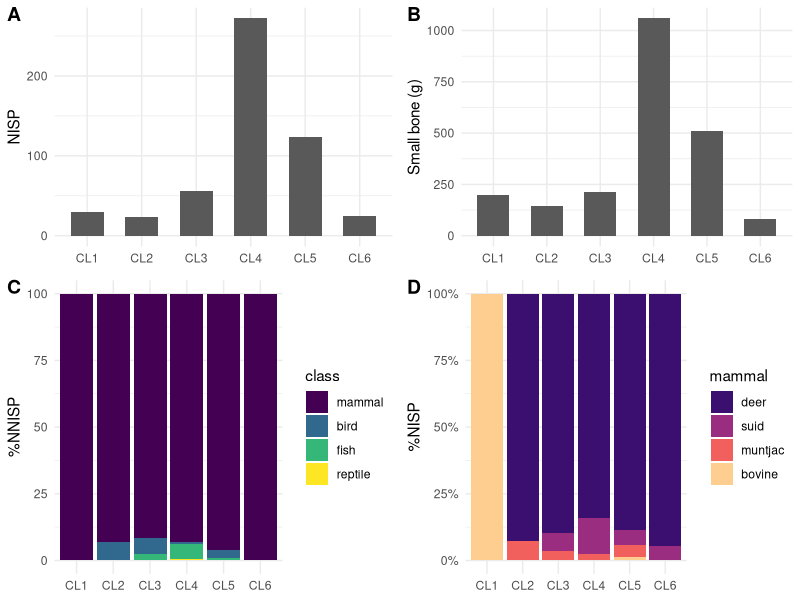
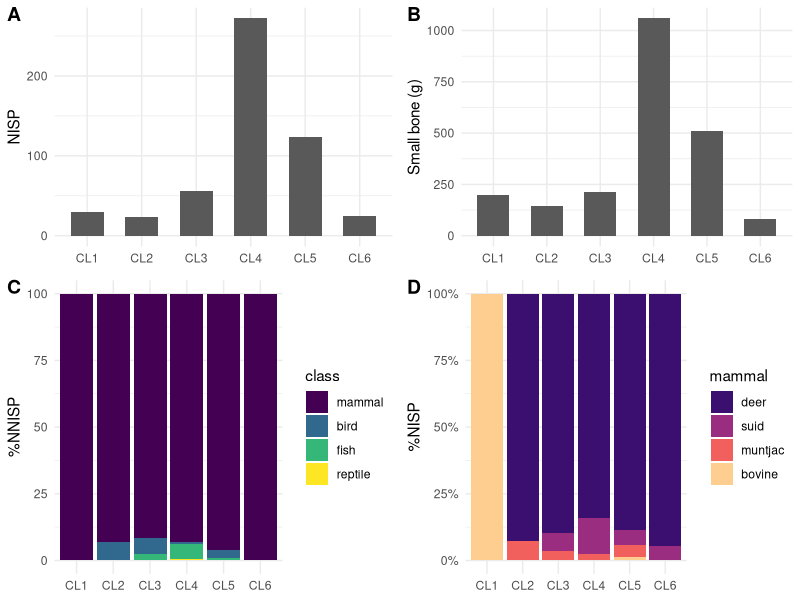

Write R code to recreate these figures, in order. (Note: this script raises an error after producing the figures.)
library(tidyverse)
# read data
kwl_fauna <- readxl::read_excel(here::here("analysis","data","raw_data","KWL_faunal_P.xlsx"), sheet = 1,
                                col_types = "text")

kwl_fauna_HM <- readxl::read_excel(here::here("analysis","data","raw_data","KWL_faunal_HM.xlsx"), sheet = 1,
                                   col_types = "text")

kwl_fauna_broken <- readxl::read_excel(here::here("analysis","data","raw_data","broken_fauna.xlsx"), sheet = 1,
                                   col_types = "text")


sample_p <- readr::read_csv(here::here("analysis", "data", "raw_data", "kwl-list-of-sampling-squares.csv"))

kwl_chro_6 <- readxl::read_excel(here::here("analysis", "data", "raw_data", "KWL_chronology.xlsx"), sheet = 5)

# tidy chronological data
kwl_chro_tidy_6 <-
  kwl_chro_6 %>%
  mutate(area = str_sub(Pit, 5, 7), Pit = str_sub(Pit, 1, 4)) %>%
  mutate(area = ifelse(area == "", "ABCD", area)) %>%
  mutate(area = sapply(strsplit(area, ""), paste, collapse= ",")) %>%
  separate_rows(area) %>%
  pivot_longer(cols = starts_with("L"), names_to = "layer", values_to = "period") %>%
  mutate(layer = str_sub(layer, 2, 3)) %>%
  mutate(layer = ifelse(nchar(layer) == 1, paste0("0", layer), layer))

# combine faunal data of cultural layers and temporal sequences
fauna_sam <-
  kwl_fauna %>%
  mutate(Pit = paste(context, pit, sep = "")) %>%
  filter(Pit %in% sample_p$the_sq) %>%
  filter(componant == "上文化層" &!layer == "00") %>% #remove sc
  #filter(!str_detect(`總報告類別`, "[[:punct:]]+|[0-9]+")) %>%
  mutate(area = ifelse(is.na(area), "C", area)) %>% # assign an area to the blanks, which won't change the results
  left_join(kwl_chro_tidy_6, by = c("Pit" = "Pit", "layer" = "layer", "area" = "area"))

# combine faunal data of middens and temporal sequences
fauna_H_sam <-
  kwl_fauna_HM %>%
  select(-`空間號`, -`層   位`) %>%
  mutate(Pit = paste("P", pit, sep = "")) %>%
  filter(Pit %in% sample_p$the_sq) %>%
  filter(componant == "上文化層") %>%
  left_join(kwl_chro_tidy_6, by = c("Pit" = "Pit", "layer" = "layer", "area" = "area"))

# combine data from the contexts of midden and cultural layer and tidy
fauna_combined_context_all <-
  rbind(fauna_sam, fauna_H_sam) %>% # combine the two datasets
  filter(!`部位/名稱` %in% c("角","犄角","角?")) %>%  #not associated with diet
  filter(!`部位/名稱`== "角基部"|!is.na(`部位/左右`)) %>% # associated with cranial parts
  mutate(`重量(g)` = as.numeric(`重量(g)`)) %>%
  group_by(taxa) %>%
  mutate(`Weight (g)` = sum(`重量(g)`, na.rm = T)) %>%
  ungroup() %>%
  mutate(period = factor(period, levels = c("CL1","CL2","CL3","CL4","CL5","CL6"), order = T)) %>%
  mutate(category = case_when(str_detect(animal, "sika")|str_detect(animal, "sambar")|
                                str_detect(animal, "e deer")~ "deer", str_detect(animal, "pig")|
                                str_detect(animal, "boar") ~ "suid", str_detect(animal, "fish") ~ "fish",
                              str_detect(animal, "cattle")|str_detect(animal, "buffalo")~ "bovine",
                              animal == "aves" ~ "bird", TRUE ~ animal)) %>%
  mutate(class = case_when(str_detect(taxa, "muntjac")|str_detect(taxa, "ammal")|str_detect(taxa, "erv")|
                             str_detect(taxa, "Sus")|str_detect(taxa, "Rattus")|str_detect(taxa, "Rusa")|
                             str_detect(taxa, "Bos")|str_detect(taxa, "Bubalus")~ "mammal",
                           str_detect(category, "fish") ~ "fish", str_detect(category, "bird") ~ "bird",
                           TRUE ~ "reptile")) %>%
  mutate(`部位/左右` = case_when(`部位/左右` == "Ｌ" ~ "L", `部位/左右` == "Ｒ" ~ "R", TRUE ~ `部位/左右`)) %>%
  mutate(category = fct_relevel(category, "deer","suid","muntjac","bovine","rat","bird","fish","turtle")) %>%
  mutate(cutmarks = ifelse(str_detect(`人為痕跡`, "切"), "yes", "no"),
         fractures = ifelse(str_detect(`人為痕跡`, "削")|str_detect(`人為痕跡`, "砍")|
                              str_detect(`人為痕跡`, "折")|str_detect(`人為痕跡`, "敲"), "yes", "no"),
         burning =  ifelse(str_detect(`人為痕跡`, "火")|str_detect(`人為痕跡`, "燒"), "yes", "no")) %>%
  filter(is.na(refitted)) # for NISP

############### Tab 1: taxa counts ###############
fauna_combined_taxa <-
  fauna_combined_context_all %>%
  count(taxa, `Weight (g)`) %>%
  mutate(taxa = str_replace(taxa, "cervidae", "cervid")) %>%
  mutate(taxa = case_when(str_detect(taxa, "mm") ~ paste("Indeterminate", tolower(taxa), sep =" "),
                          TRUE ~ taxa)) %>%
  mutate(`Common name` = case_when(str_detect(taxa, "Cer") ~ "Sika deer", str_detect(taxa, "Bub") ~
                                     "Water buffalo", str_detect(taxa, "Rus") ~ "Sambar deer",
                                   str_detect(taxa, "Ree") ~ "Muntjac", taxa == "Sus scrofa" ~ "Suid",
                                   str_detect(taxa, "Bos") ~ "Yellow cattle", str_detect(taxa, "Rat") ~
                                     "Rat", str_detect(taxa, "Pli") ~ "Catfish", str_detect(taxa, "Act") ~
                                     "Ray-finned fish", str_detect(taxa, "Tes") ~ "Turtle",
                                   str_detect(taxa, "cervid") ~ "Deer", taxa == "Sus scrofa domestica" ~
                                     "Domestic pig", taxa == "Aves" ~ "Birds")) %>%
  mutate(group = case_when(str_detect(`Common name`, "deer") ~ 1, str_detect(`Common name`, "Deer") ~ 2,
                           str_detect(taxa, "Sus") ~ 3, str_detect(taxa, "Bub")|str_detect(taxa, "Bos") ~ 4,
                           str_detect(taxa, "munt") ~ 5, str_detect(taxa, "Rat") ~ 6,
                           str_detect(`Common name`, "fish") ~ 7, str_detect(taxa, "Tes") ~ 8,
                           str_detect(taxa, "Ave") ~ 9, str_detect(taxa, "large m") ~ 10,
                           str_detect(taxa, "medium m") ~ 11, TRUE ~ 12)) %>%
  group_by(group) %>%
  arrange(desc(`Weight (g)`), .by_group = TRUE) %>%
  ungroup () %>%
  rename(Taxon = taxa, NISP = n) %>%
  select(Taxon, `Common name`,  NISP, `Weight (g)`) %>%
  bind_rows(summarise(., across(where(is.numeric), sum), across(where(is.character), ~"Total"))) %>%
  mutate(`Common name`= ifelse(is.na(`Common name`)|`Common name` == "Total", "-", `Common name`)) %>%
  mutate(Taxon = ifelse(Taxon == "Reeves's muntjac", "Muntiacus reevesi", Taxon)) %>%
  mutate(Taxon = ifelse(Taxon == "Cervus nippon", "Cervus nippon taiouanus", Taxon))

# calculate MNI
fauna_combined_MNI <-
  fauna_combined_context_all %>%
  filter(!is.na(`部位/左右`)) %>%
  count(`部位/左右`, category, `部位/名稱`)

# remove rat
fauna_combined_context <- fauna_combined_context_all %>% filter(!taxa == "Rattus sp.")

############### Fig 2: NISP & Taxonomic abundance ###############
# explore: across taxon
NISP_barplot_taxon <-
  fauna_combined_context %>%
  count(period, category) %>%
  drop_na() %>%
  ggplot(aes(x = period, y = n, fill = category)) +
  geom_bar(stat = "identity",
           position = position_dodge2(preserve = "single"), widtg = 0.6) +
  labs(y = "NISP", x = NULL) +
  theme_minimal() +
  theme(legend.title=element_blank())

# Barplot A: NISP of all bones by period
NISP_barplot <-
  fauna_combined_context %>%
  count(period) %>%
  drop_na() %>%
  ggplot(aes(x = period, y = n)) +
  geom_col(width = 0.6) + #geom_bar(stat = "identity", #  geom_col(width = 0.6) +  #
           #position = position_dodge2(preserve = "single"), widtg = 0.6) +
  labs(y = "NISP", x = NULL) +
  theme_minimal() +
  theme(legend.title=element_blank())

# Barplot B: All small fragmented bones by period
fauna_broken <-
  kwl_fauna_broken %>%
  mutate(area = ifelse(is.na(area), "C", area)) %>% # assign to blanks that won't change the pattern
  mutate(Pit = paste(context,pit, sep = "")) %>%
  filter(Pit %in% sample_p$the_sq) %>%
  left_join(kwl_chro_tidy_6) %>%
  filter(!is.na(period)) %>%
  mutate(`重量(g)` = as.numeric(`重量(g)`)) %>%
  group_by(period) %>%
  summarise(weight = sum(`重量(g)`))

fauna_broken_plot <-
  fauna_broken %>%
  mutate(period = factor(period, levels = c("CL1","CL2","CL3","CL4","CL5","CL6"), order = T)) %>%
  ggplot(aes(x= period, y= weight)) +
  geom_col(width = 0.6)+
  labs(x= NULL, y = "Small bone (g)") +
  theme_minimal()

# Barplot C: relative abundance of vertebrates by period (normed NISP across classes)
verte_class_barplot_normed <-
  fauna_combined_context %>%
  count(period, class) %>% #class
  drop_na(period, class) %>%
  mutate(NNISP = case_when(str_detect(class, "mammal") ~ n/205,
                           str_detect(class, "bird") ~ n/120,
                           str_detect(class, "fish") ~ n/150,
                           str_detect(class, "reptile") ~ n/200)) %>%
  mutate(class = factor(class, levels = c("mammal", "bird", "fish", "reptile"), ordered = TRUE)) %>%
  group_by(period) %>%
  summarise(total_per_period = sum(NNISP), across()) %>%
  mutate(`%NNISP` = (NNISP/total_per_period)*100) %>%
  ggplot(aes(x = period, y = `%NNISP`))+
  geom_bar(stat = "identity", aes(fill = class)) +
  labs(y = "%NNISP", x = NULL) +
  theme_minimal()

# Barplot D: relative abundance of mammals by period
library(viridis)
verte_mammal_barplot <-
  fauna_combined_context %>%
  filter(class == "mammal") %>%
  drop_na(period, category) %>% # remove category to get absolute abundance
  mutate(category = factor(category, levels = c("deer", "suid", "muntjac", "bovine"), ordered = TRUE)) %>%
  ggplot(aes(x = period, fill = category))+
  geom_bar(position = "fill") +
  labs(y = "%NISP", x = NULL) +
  scale_y_continuous(labels = scales::percent) +  #scales::percent
  theme_minimal() +
  scale_fill_viridis_d(option="magma", begin = 0.2, end = 0.9) +  #plasma
  guides(fill= guide_legend(title="mammal"))

library(cowplot)
top <- plot_grid(NISP_barplot, fauna_broken_plot, labels = c("A","B"))
bottom <- plot_grid(verte_class_barplot_normed, verte_mammal_barplot, labels = c('C', 'D'))
plot_grid(top, bottom, ncol = 1, align = "h", axis = 'l', rel_heights = c(1,1.2))

ggsave(here::here("analysis","figures", "NISP_pro_by_layer.png"),
       bg = "white",width = 7, height = 4, dpi = 360, units = "in")

############### Tab 2: ubiquity ###############
# calculate the number of units for each cultural layer
kwl_unit_per_period <-
  kwl_chro_6 %>%
  mutate(all = pmap_chr(select(., -Pit, -Grid), ~toString(unique(na.omit(c(...)))))) %>% # unite & remove duplicates
  mutate(unit = str_extract(Pit, "[A-Z]+[0-9]{3}")) %>%
  distinct(unit, .keep_all = TRUE) %>%
  mutate(CL1 = ifelse(str_detect(all, "CL1"), unit, NA)) %>% mutate(CL2 = ifelse(str_detect(all, "CL2"), unit, NA)) %>%
  mutate(CL3 = ifelse(str_detect(all, "CL3"), unit, NA)) %>% mutate(CL4 = ifelse(str_detect(all, "CL4"), unit, NA)) %>%
  mutate(CL5 = ifelse(str_detect(all, "CL5"), unit, NA)) %>% mutate(CL6 = ifelse(str_detect(all, "CL6"), unit, NA))

# count the total units per cultural layer for later join
unit_by_period <-
  data.frame(unit_count = colSums(!is.na(kwl_unit_per_period))) %>%
  slice_tail(n = 6) %>%
  tibble::rownames_to_column("period")

# ubiquity of taxa per cultural layer
fauna_ubiquity <-
  fauna_combined_context %>%
  select(Pit, layer, category, `重量(g)`, period, taxa) %>%
  count(period, Pit, category) %>%
  count(period, category) %>%
  drop_na(period, category) %>%
  left_join(unit_by_period) %>% # join the unit counts for each period
  mutate(ubiquity = paste(round(n/unit_count *100, 2), "%")) %>%
  select(-n, -unit_count) %>%
  pivot_wider(names_from = period, values_from = ubiquity) %>%
  arrange(category)

############### Fig 3: Skeletal part ###############
fauna_deer_only <-
  fauna_combined_context %>%
  filter(category %in% c("deer") & !is.na(period))

deer_element_BMD <- # based on Reitz and Wing (2008: 246, 247)
  fauna_deer_only %>%
  filter(!is.na(`部位/名稱`)) %>%
  count(`部位/名稱`,`部位/位置`) %>%
  mutate(part = paste0(`部位/名稱`,`部位/位置`)) %>%
  mutate(BMD = case_when(part == "astragaluscom." ~ 0.61, part %in% c("下顎及齒中段","下顎及齒片段","下顎骨片段", "下顎及齒前段") ~ 0.57,
         part == "下顎骨art." ~ 0.36, part == "下顎骨prox." ~ 0.61, part %in% c("尺骨art.", "尺骨com.", "尺骨prox.art.") ~ 0.45,
         part == "尺骨片段" ~ 0.44, part == "掌骨dis." ~ 0.58, part == "掌骨prox." ~ 0.69, part == "掌骨prox.art." ~ 0.56,
         part == "掌骨或蹠骨dis." ~ 0.575 , part == "掌骨或蹠骨dis.art." ~ 0.505, part == "掌骨或蹠骨prox." ~ 0.67,
         part %in% c("掌骨或蹠骨片段", "掌骨dis.sh.l") ~ 0.74, part == "橈骨dis." ~ 0.38, part == "橈骨dis.art." ~ 0.43,
         part == "橈骨prox." ~ 0.62, part == "橈骨prox.art." ~ 0.42, part %in% c("橈骨中段", "橈骨prox.art.sh.l") ~ 0.68,
         part %in% c("第1趾骨com.", "第1趾骨dis.") ~ 0.57, part  %in% c("第1趾骨片段", "趾骨片段") ~ 0.42, part == "第1趾骨prox." ~ 0.36,
         part == "第2趾骨prox." ~ 0.28, part %in% c("第2趾骨com.", "第2趾骨dis.","第2趾骨dis.art.") ~ 0.35,
         part == "第3趾骨com." ~ 0.25, part == "第二頸椎片段" ~ 0.16, part == "肋骨prox." ~ 0.26, part == "肋骨dor." ~ 0.25,
         part == "肋骨中段" ~ 0.40, part == "肋骨片段" ~ 0.24, part == "股骨dis.art." ~ 0.28, part == "股骨prox." ~ 0.36,
         part == "股骨prox.art." ~ 0.41, part %in% c("股骨中段", "股骨片段") ~ 0.57, part %in% c("肩胛骨art.", "肩胛骨dis.art.") ~ 0.36,
         part %in% c("肩胛骨dis.", "肩胛骨中段") ~ 0.49, part == "肩胛骨片段" ~ 0.34, part %in% c("肱骨dis.art.sh.", "肱骨dis.sh.")  ~ 0.63,
         part == "肱骨dis.art."  ~ 0.39, part %in% c("肱骨prox.art.", "肱骨prox.")  ~ 0.24, part %in% c("肱骨中段", "肱骨片段")  ~ 0.53,
         part == "胸椎片段" ~ 0.24, part == "胸骨片段" ~ 0.22, part == "脊椎片段"  ~ 0.27, part == "腰椎axi."  ~ 0.29,
         part %in% c("脛骨dis.", "脛骨dis.art.sh.") ~ 0.51, part == "脛骨dis.art."  ~ 0.50, part %in% c("脛骨prox.", "脛骨prox.art.") ~ 0.30,
         part %in% c("脛骨中段", "脛骨dis.art.sh.l") ~ 0.74, part == "腕骨cun.com." ~ 0.72, part == "腕骨trap.com." ~ 0.74,
         part == "腕骨sca.com." ~ 0.98, part == "腕骨unc.com." ~ 0.78, part %in% c("薦骨axi.", "薦骨片段") ~ 0.19,
         part %in% c("跗骨com.", "跗骨片段") ~ 0.62, part %in% c("跟骨com.", "跟骨片段") ~ 0.64, part == "跟骨dis.art." ~ 0.41,
         part == "蹠骨dis.art." ~ 0.50, part %in% c("蹠骨dis.sh.l", "蹠骨中段") ~ 0.74, part == "蹠骨prox." ~ 0.65,
         part == "蹠骨prox.art." ~ 0.55, part == "頸椎prox.art." ~ 0.16, part == "髖骨art." ~ 0.27, part == "髖骨isc." ~ 0.41,
         part == "髖骨ili.art." ~ 0.49,  part == "上肢骨中段" ~ 0.63)) %>%
  filter(!is.na(BMD)) %>%
  group_by(`部位/名稱`, BMD) %>%
  summarise(NISP = sum(n, na.rm = T)) %>%
  mutate(exp_NISP = case_when(`部位/名稱` %in% c("第1趾骨", "第2趾骨", "趾骨") ~ 17*8, `部位/名稱` == "第3趾骨" ~ 17*4,
                              `部位/名稱` %in% c("第二頸椎","頸椎", "薦骨", "胸骨") ~ 17*1, `部位/名稱` == "腰椎" ~ 17*6,
                              `部位/名稱` %in% c ("脊椎", "胸椎") ~ 17*13, `部位/名稱` == "肋骨" ~ 17*26,
                              TRUE ~ 17*2)) %>%
  mutate(sur_per = NISP/exp_NISP*100)

write.csv(deer_element_BMD, here::here("analysis", "data", "derived_data", "deer_BMD.csv"))

# Scatter plot B: bone mineral density against survivorship
Survival_BMD <-
  deer_element_BMD %>%
  ggplot(aes(x= BMD, y= sur_per)) +
  geom_point() +
  labs(x= "Bone Mineral Density", y= "% Survivorship") +
  scale_y_continuous(breaks = seq(0, 100, by = 20)) +
  theme_minimal()

lm_sur_BMD <- summary(lm(NISP ~ BMD, data = deer_element_BMD))
cor_sur_BMD <- cor.test(deer_element_BMD$NISP, deer_element_BMD$BMD)

fauna_deer_portion <-
  fauna_deer_only %>%
  mutate(portion = case_when(
    `部位/名稱` %in% c("胸椎","腰椎","頸椎","第二頸椎","脊椎","肋骨","薦骨","胸骨") ~ "axial",
    `部位/名稱` %in% c("肩胛骨","肱骨","尺骨","橈骨") ~ "upper forelimb", #upper limb, "上肢骨"
    `部位/名稱` %in% c("脛骨","髖骨","股骨") ~ "upper hindlimb",
    `部位/名稱` %in% c("掌骨","掌骨或蹠骨","蹠骨","跗骨","腕骨","跟骨","astragalus") ~ "lower limb",
    `部位/名稱` %in% c("上顎骨","上顎及齒","下顎及齒","下顎骨","枕骨","頭骨","顱骨", "角基部") ~ "head", #
    `部位/名稱` %in% c("第1趾骨","第2趾骨","第3趾骨","趾骨") ~ "foot"))  #"上顎齒","下顎齒","臼齒","齒"

deer_axial <-
  fauna_deer_portion %>%
  filter(portion == "axial") %>%
  select()

deer_metapodials <-
  fauna_deer_only %>%
  mutate(metapodials = case_when(`部位/名稱` == "掌骨" ~ "metacarpals", `部位/名稱` == "蹠骨" ~ "metatarsals",
                                 `部位/名稱` == "掌骨或蹠骨" ~ "metapodials")) %>%
  filter(!is.na(metapodials)) %>%
  count(period, metapodials)

# Barplot A: deer portions
deer_portion_plot <-
  fauna_deer_portion %>%
  select(period, portion, animal) %>%
  drop_na() %>%
  count(period, portion) %>%
  mutate(period = factor(period, levels = c("CL1","CL2","CL3","CL4","CL5","CL6"))) %>% #ordered = TRUE
  mutate(portion= factor(portion, levels = c('head','upper forelimb','upper hindlimb','axial','lower limb','foot'))) %>%
  ggplot(aes(period, n, fill = portion)) + #fill = portion
  geom_bar(stat = "identity",
           position = position_dodge2(preserve = "single"), widtg = 0.6) + #stat = "identity", position = "fill"
  labs(x = "Cultural layer", y = "NISP") +
  guides(fill= guide_legend(title="deer portion")) +
  scale_fill_viridis_d(labels = c('head','upper forelimb','upper hindlimb','axial','lower limb','foot')) +
  theme_minimal()

# explore long bones
deer_long_bone <-
  fauna_deer_only %>%
  filter(`部位/名稱` %in% c("脛骨","股骨","肱骨","橈骨","尺骨","上肢骨","掌骨","掌骨或蹠骨","蹠骨")) %>%
  count(period, `部位/位置`) %>%
  mutate(zone = case_when(str_detect(`部位/位置`, "prox.")|`部位/位置` == "art." ~ "proximal",
                          str_detect(`部位/位置`, "dis.") ~ "distal", str_detect(`部位/位置`, "com.") ~ "complete",
                          str_detect(`部位/位置`, "段") ~ "medial"))

long_bone_period <-
  fauna_deer_only %>%
  filter(`部位/名稱` == "上肢骨") %>%
  count(period)

deer_longbone_pro <-
  deer_long_bone %>%
  ggplot(aes(x = period, fill = zone)) +
  geom_bar(position = "fill", width = 0.7) +
  labs(y = "%NISP", x = "cultural layer") +
  scale_y_continuous(labels = scales::percent) +
  theme_minimal()

plot_grid(deer_portion_plot, Survival_BMD,
          labels = c('A', 'B'), rel_widths = c(2.2, 1), label_size = 12)

ggsave(here::here("analysis", "figures", "deer_elements.png"), h = 3, w = 10, units = "in")

###############  fragmentation ###############
# calculate MNE
deer_MNE <-
  fauna_deer_only  %>%
  filter(!is.na(`部位/左右`)&is.na(overlap)) %>% #remove overlapped fragments
  count(period,`部位/左右`,`部位/名稱`,`部位/位置`) %>%
  group_by(period) %>%
  summarise(MNE = sum(n), across())

deer_NISP <- fauna_deer_only %>% count(period) %>% rename(NISP = n)

frag_index <- left_join(deer_MNE, deer_NISP) %>% mutate(index = MNE/NISP)

weight_head <-
  fauna_deer_portion %>%
  mutate(`重量(g)` = as.numeric(`重量(g)`)) %>%
  filter(portion == "head") %>%
  group_by(period) %>%
  summarise(weight = sum(`重量(g)`, na.rm = T)) %>%
  filter(!is.na(period)) %>%
  ggplot(aes(x= period, y=weight,  width=0.5)) +
  geom_bar(stat="identity")+
  theme_minimal()

###############  Fig 4: Cut marks ###############
# count cut marks across taxa
fauna_total_cut <-
  fauna_combined_context %>%
  filter(cutmarks == "yes") %>%
  group_by(taxa, period) %>%
  count() %>%
  drop_na(period, taxa)

# joints of major limbs for deer
fauna_deer_joints <- # based on Lyman (2005)
  fauna_deer_portion  %>%
  mutate(part = paste0(`部位/名稱`,`部位/位置`)) %>%
  select(period, cutmarks, part, "人為痕跡", "部位/名稱") %>%
  mutate(joint = case_when(str_detect(part, "肩胛骨dis")|str_detect(part, "肩胛骨art")|str_detect(part, "肱骨prox") ~ "shoulder",
         str_detect(part, "肱骨dis")|str_detect(part, "橈骨prox")|str_detect(part, "尺骨prox")|str_detect(part, "尺骨art") ~ "elbow",
         str_detect(part, "橈骨dis")|str_detect(part, "尺骨dis")|str_detect(part, "腕骨")|str_detect(part, "掌骨prox") ~ "wrist",
         str_detect(part, "髖骨art")|str_detect(part, "髖骨ili")|str_detect(part, "股骨prox") ~ "hip",
         str_detect(part, "股骨dis")|str_detect(part, "脛骨prox") ~ "knee",
         str_detect(part, "脛骨dis")|str_detect(part, "跟骨") |str_detect(part, "跗骨")|
         str_detect(part, "astragalus")|str_detect(part, "蹠骨prox") ~ "ankle")) #"蹠骨(或掌骨)"

# deer joints with cutmarks
fauna_deer_cut <-
  fauna_deer_joints %>%
  filter(cutmarks == "yes"|str_detect("人為痕跡", "砍")) %>%
  group_by(period, joint) %>%
  count() %>%
  rename(`NISP with cutmarks` = n) %>%
  drop_na()

# deer joints in total
deer_cut_pro <-
  fauna_deer_joints %>%
  group_by(period, joint) %>%
  count() %>%
  left_join(fauna_deer_cut) %>%
  rename(NISP = n) %>%
  drop_na() %>%
  #mutate_all(funs(ifelse(is.na(.), 0, .))) %>%
  #mutate(proportion = round(`NISP with cutmarks`/NISP, 2), NNISP = NISP/2) %>% #%NNISP= NNISP/sum(NNISP)
  group_by(period) %>%
  mutate(proportion  = `NISP with cutmarks`/NISP)

# plot joins with cut marks
deer_cut_plot <-
  ggplot(deer_cut_pro, aes(x = period, y = proportion,
         fill = factor(joint, levels = (c("shoulder","elbow","wrist","hip","knee","ankle"))))) +
  geom_bar(stat = "identity", position = position_dodge2(preserve = "single")) +
  scale_color_discrete(breaks=c("CL1", "CL2", "CL3", "CL4", "CL5", "CL6")) +
  labs(x = "Cultural layer", y = "%NISP") +
  guides(fill= guide_legend(title="joints"))+
  scale_fill_viridis_d(labels=c("shoulder","elbow","wrist","hip","knee","ankle")) +
  theme_minimal()

ggsave(here::here("analysis", "figures", "deer_cutmarks.png"), w =6, h = 2.5, units = "in")

# t-test (for two groups only)
res <- deer_cut_pro %>% filter(period %in% c("CL4", "CL5"))
t.test(proportion ~ period, data = res)

############### cut marks related to skinning ###############
# Skeletal elements related to skinning
deerskin_portion <-
  fauna_deer_only %>%
  mutate(skinning_cut = case_when(
    str_detect(.$`部位/名稱`, "掌骨")|str_detect(.$`部位/名稱`, "蹠骨") ~ "metapodials",
    str_detect(.$`部位/名稱`, "腕骨")|str_detect(.$`部位/名稱`, "跗骨") ~ "carpal/tarsal",
    str_detect(.$`部位/名稱`, "趾骨") ~ "phalanges", str_detect(.$`部位/名稱`, "頸椎")|
    str_detect(.$`部位/名稱`, "枕骨") ~ "neck/tail regions", TRUE ~ "others"))

# NISP for skeletal elements related to skinning
deerskin_portion_NISP <-
  deerskin_portion %>%
  filter(!skinning_cut == "others") %>%
  group_by(period, skinning_cut) %>%
  count() %>%
  rename(NISP_skin_bone = n) %>%
  drop_na()

# plot bones associated with hide removal processes
deer_skinning_related <-
  deerskin_portion_NISP %>%
  ggplot(aes(x = period, y = NISP_skin_bone , fill = skinning_cut)) +
  scale_color_discrete(breaks=c("CL1", "CL2", "CL3", "CL4", "CL5", "CL6")) +
  geom_bar(stat = "identity", position = position_dodge2(preserve = "single")) +
  labs(x = NULL, y = "NISP") +
  scale_fill_viridis_d(labels=c('carpal/\ntarsal', 'metapodials', 'neck/\ntail regions', 'phalanges')) +
  theme_minimal()

# NISP with skinning cut marks
deerskin_portion_NISP_cut <-
  deerskin_portion %>%
  filter(!skinning_cut == "others") %>%
  filter(str_detect(`人為痕跡`, "s")) %>%
  group_by(period, skinning_cut) %>%
  count() %>%
  left_join(deerskin_portion_NISP) %>%
  mutate(proportion = n/NISP_skin_bone)

# plot the proportion of skinning bones with cutmarks
deer_cut_skinning <-
  deerskin_portion_NISP_cut %>%
  ggplot(aes(x = period, y = proportion , fill = skinning_cut)) +
  scale_color_discrete(breaks=c("CL1", "CL2", "CL3", "CL4", "CL5", "CL6")) +
  geom_bar(stat = "identity", position = position_dodge2(preserve = "single")) +
  labs(x = NULL, y = "%NISP") +
  scale_fill_viridis_d(labels=c('carpal/\ntarsal', 'metapodials', 'phalanges','neck/\ntail regions')) +
  theme_minimal()

# t-test
res <- t.test(cut_percent ~ period, data = fauna_deer_skin_NNISP)

############### Tab 3: modification ################
# bones with surface modifications
burned_deer <- fauna_deer_only %>% filter(burning == "yes") %>% count(period) %>% rename(burned = n)
cutmark_deer <- fauna_deer_only %>% filter(cutmarks == "yes") %>% count(period) %>% rename(cutmarks = n)
frac_deer <- fauna_deer_only %>% filter(fractures  == "yes") %>%
  filter(`部位/名稱` %in% c("脛骨","股骨","肱骨","橈骨","上肢骨","掌骨","掌骨或蹠骨","蹠骨")) %>%
  count(period) %>% rename(fractures = n)
post_deposit <-fauna_deer_only %>% filter(!is.na(`保存狀態`)) %>% count(period) %>%
  rename(`post-deposition` = n)

list_modif <- list(burned_deer, cutmark_deer, frac_deer, post_deposit, deer_NISP)

# join
deer_modify <-
  list_modif %>%
  reduce(inner_join, by = 'period') %>%
  mutate(cut_per = round(cutmarks/NISP, 3) * 100, burn_per = round(burned/NISP, 3) * 100,
         frac_per = round(fractures/NISP, 3) * 100, post_per= round(`post-deposition`/NISP, 3) * 100) %>%
  mutate(burned = paste(burned, paste0("(", burn_per, " %)")),
         cutmarks = paste(cutmarks, paste0("(", cut_per, " %)")),
         fractures = paste(fractures, paste0("(", frac_per, " %)")),
         `post-deposition` = paste(`post-deposition`, paste0("(", post_per, " %)"))) %>%
  rename(`cut marks` = cutmarks) %>%
  select(-cut_per, -frac_per, -burn_per, -post_per)

# other exploration
root <-fauna_deer_only %>% filter(str_detect(`保存狀態`, "X")) %>% count(period) %>% left_join(deer_NISP) %>%
  mutate(root_per = n/NISP)
weather <-fauna_deer_only %>% filter(str_detect(`保存狀態`, "$")) %>% count(period) %>% left_join(deer_NISP) %>%
  mutate(weather_per = n/NISP)

deer_age <-
  fauna_deer_only %>%
  filter(!is.na(`部位/左右`)&is.na(overlap)) %>% #remove overlapped fragments
  mutate(age = case_when(str_detect(`個體/年齡`, "幼")~"young", TRUE ~ "mature")) %>%
  filter(!is.na(age)) %>%
  count(period, age,`部位/左右`,`部位/名稱`)
